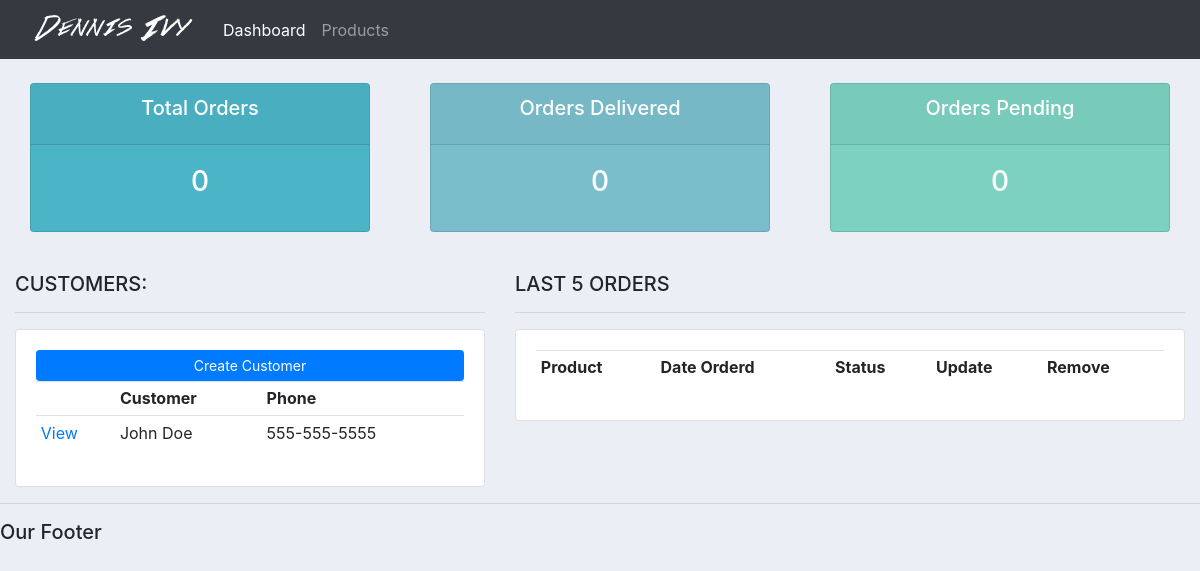
/, run on an earlier commit of the app's database.
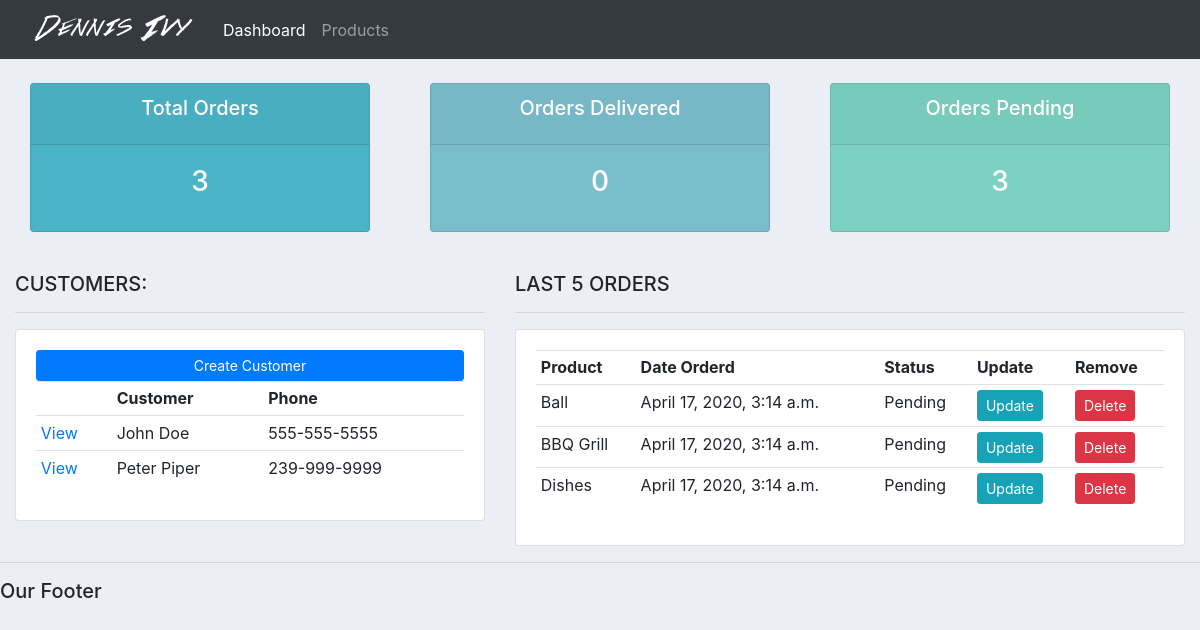
And on a later commit of the database.
### accounts/models.py (models this page shows, shortened)
class Customer(models.Model):
    name = models.CharField(max_length=200, null=True)
    phone = models.CharField(max_length=200, null=True)
    email = models.CharField(max_length=200, null=True)
    date_created = models.DateTimeField(auto_now_add=True, null=True)

class Order(models.Model):
    STATUS = (
        ('Pending','Pending'),
        ('Out for delivery','Out for delivery'),
        ('Delivered','Delivered'),
    )
    customer = models.ForeignKey(Customer, null=True, on_delete= models.SET_NULL)
    product = models.ForeignKey(Product, null=True, on_delete= models.SET_NULL)
    date_created = models.DateTimeField(auto_now_add=True, null=True)
    status = models.CharField(max_length=200, null=True, choices=STATUS)

class Product(models.Model):
    CATEGORY = (
        ('Indoor','Indoor'),
        ('Out Door','Out Door'),
    )
    name = models.CharField(max_length=200, null=True)
    price = models.FloatField(null=True)
    category = models.CharField(max_length=200, null=True, choices=CATEGORY)
    description = models.CharField(max_length=200, null=True, blank=True)
    date_created = models.DateTimeField(auto_now_add=True, null=True)
    tags = models.ManyToManyField(Tag)
    def __str__(self):
        return self.name

### accounts/views.py (the view)
# urls.py: path('', views.home, name="home"),
def home(request):
    orders = Order.objects.all()
    customers = Customer.objects.all()
    total_customers = customers.count()
    total_orders = orders.count()
    delivered = orders.filter(status='Delivered').count()
    pending = orders.filter(status='Pending').count()
    context = {
        'orders': orders,
        'customers': customers,
        'total_orders': total_orders,
        'total_customers': total_customers,
        'delivered': delivered,
        'pending': pending
        }
    return render(request, 'accounts/dashboard.html', context)

### accounts/templates/accounts/dashboard.html
{% extends 'accounts/main.html' %}
{% block content %}
{%  include 'accounts/status.html' %}
<br>
<div class="row">
	<div class="col-md-5">
		<h5>CUSTOMERS:</h5>
		<hr>
		<div class="card card-body">
			<a class="btn btn-primary  btn-sm btn-block" href="">Create Customer</a>
			<table class="table table-sm">
				<tr>
					<th></th>
					<th>Customer</th>
					<th>Phone</th>
				</tr>
				{% for customer in customers %}
					<tr>
						<td><a href="{% url 'customer' customer.id %}">View</a></td>
						<td>{{customer.name}}</td>
						<td>{{customer.phone}}</td>
					</tr>
				{% endfor %}
			</table>
		</div>
	</div>
	<div class="col-md-7">
		<h5>LAST 5 ORDERS</h5>
		<hr>
		<div class="card card-body">
			<table class="table table-sm">
				<tr>
					<th>Product</th>
					<th>Date Orderd</th>
					<th>Status</th>
					<th>Update</th>
					<th>Remove</th>
				</tr>
				{% for order in orders %}
					<tr>
						<td>{{order.product}}</td>
						<td>{{order.date_created}}</td>
						<td>{{order.status}}</td>
						<td><a class="btn btn-sm btn-info" href="{% url 'update_order' order.id%}">Update</a></td>
						<td><a class="btn btn-sm btn-danger" href="{% url 'delete_order' order.id%}">Delete</a></td>
					</tr>
				{% endfor %}
			</table>
		</div>
	</div>
</div>
{% endblock %}

What changed in the data, as far as the page shows it:
added Customer: name "Peter Piper", phone "239-999-9999"
added Order: product "Ball", date_created "April 17, 2020, 3:14 a.m.", status "Pending"
added Order: product "BBQ Grill", date_created "April 17, 2020, 3:14 a.m.", status "Pending"
added Order: product "Dishes", date_created "April 17, 2020, 3:14 a.m.", status "Pending"
Also different on the page:
{{ total_orders }}: "0" → "3"
{{ pending }}: "0" → "3"
